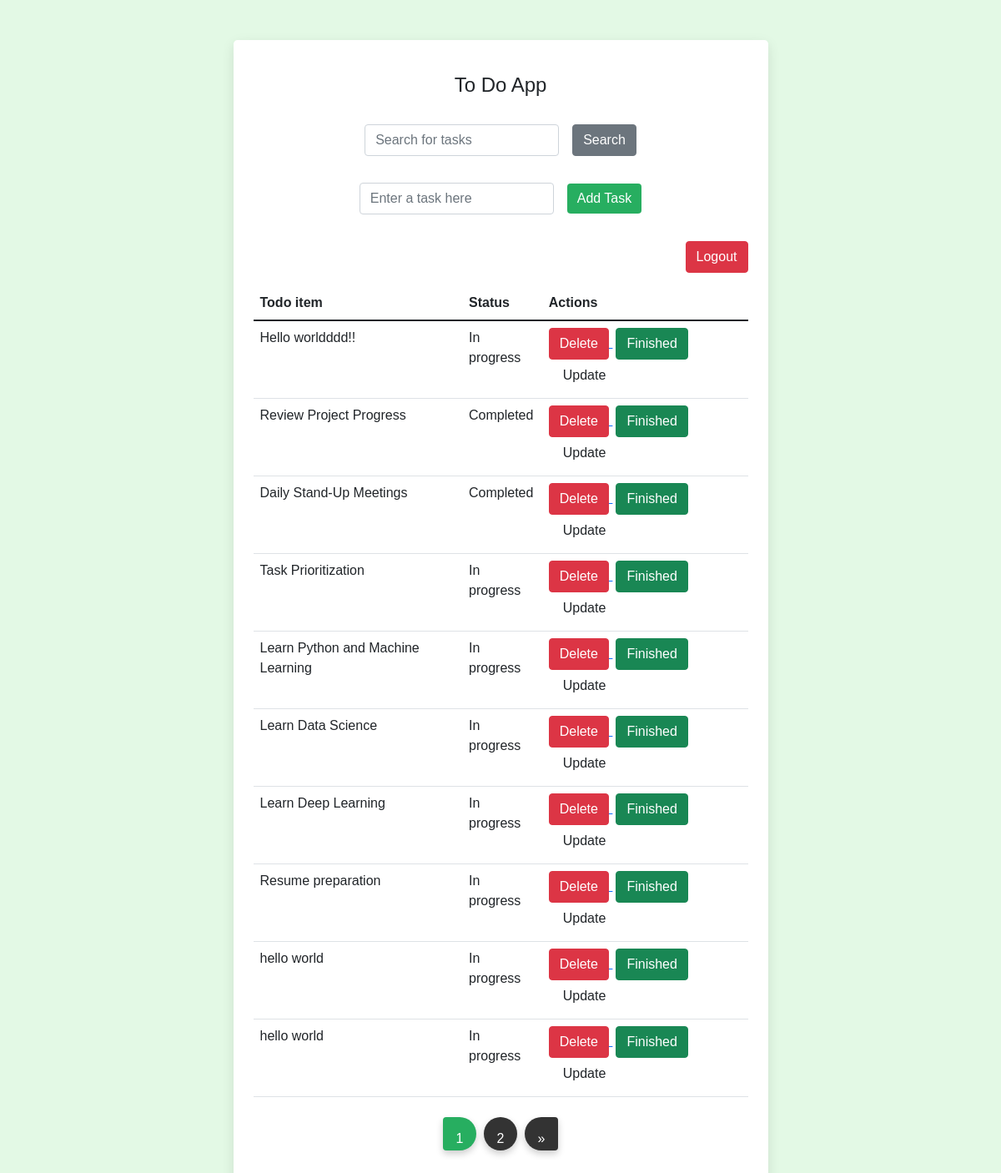
The app's page / (signed in), older data.
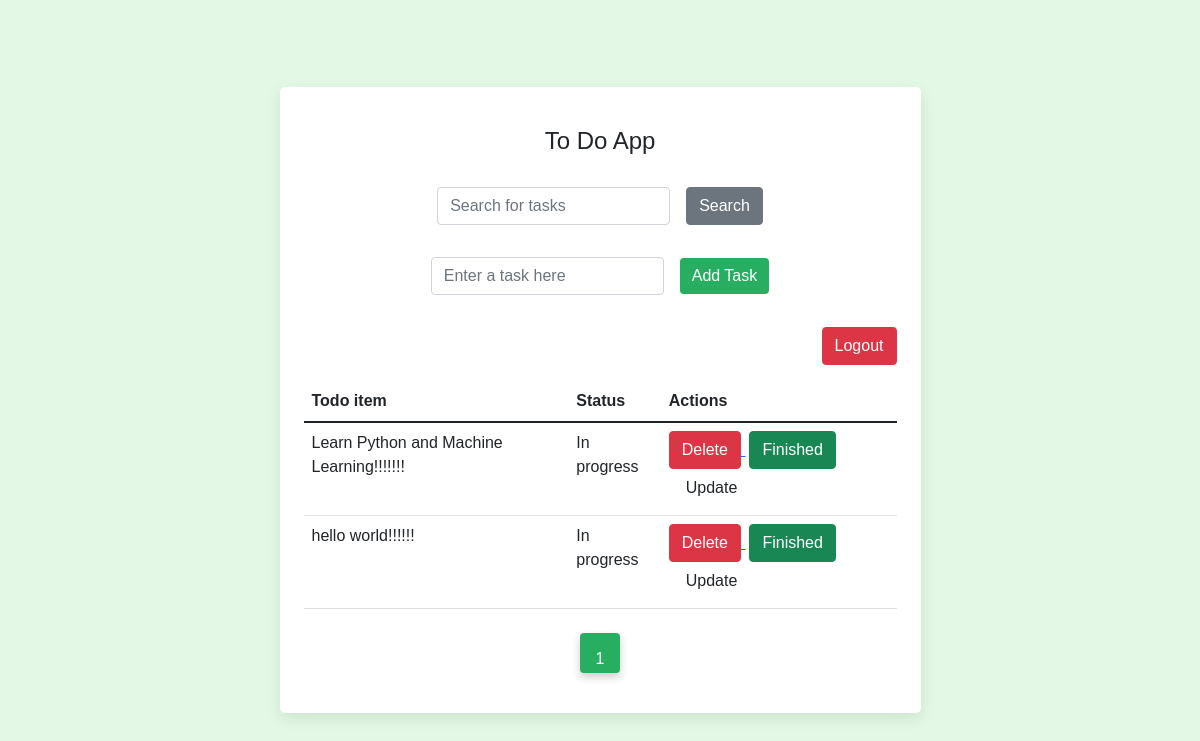
The same page, newer data.
### todoapp/models.py (models this page shows, shortened)
class Task(models.Model):
    user = models.ForeignKey(User, on_delete=models.CASCADE)
    task = models.CharField(max_length=100)
    status = models.BooleanField(default=False)
    is_deleted = models.BooleanField(default=False)

### todoapp/views.py (the view)
# urls.py: 2. Add a URL to urlpatterns:  path('', views.home, name='home')
@login_required
def home(request):
    if request.method == 'POST':
        task = request.POST['task']
        new_task = Task(user=request.user, task=task, is_deleted=False)
        new_task.save()
    query = request.GET.get('q')
    if query:
        all_tasks = Task.objects.filter(user=request.user, task__icontains=query,is_deleted=False)
    else:
        all_tasks = Task.objects.filter(user=request.user, is_deleted=False)
    paginator = Paginator(all_tasks, 10)  # Show 10 tasks per page
    page = request.GET.get('page')
    try:
        tasks = paginator.page(page)
        print(tasks)
    except PageNotAnInteger:
        tasks = paginator.page(1)  # If page is not an integer, deliver first page.
        print(tasks)
    except EmptyPage:
        tasks = paginator.page(paginator.num_pages)  # If page is out of range, deliver last page.
        print(tasks)
    context = {
        'tasks': tasks
    }
    return render(request, 'index1.html', context)

### todoapp/templates/index1.html (shortened to what this page needs)
<!DOCTYPE html>
<html lang="en" dir="ltr">
<head>
    <link rel="stylesheet" href="https://cdn.jsdelivr.net/npm/bootstrap@5.1.3/dist/css/bootstrap.min.css">
</head>
<body>
<section class="vh-100">
  <div class="container py-5 h-100">
    <div class="row d-flex justify-content-center align-items-center h-100">
      <div class="col col-lg-9 col-xl-7">
        <div class="card rounded-3">
          <div class="card-body p-4">
            <h4 class="text-center my-3 pb-3">To Do App</h4>
            <form method="GET" class="row row-cols-lg-auto g-3 justify-content-center align-items-center mb-4 pb-2">
              <div class="col-12">
                <div class="form-outline">
                  <input type="text" id="search" class="form-control" name="q" placeholder="Search for tasks" value="{{ request.GET.search }}">
                </div>
              </div>
              <div class="col-12">
                <button type="submit" class="btn btn-secondary">Search</button>
              </div>
            </form>
            <form method="POST" class="row row-cols-lg-auto g-3 justify-content-center align-items-center mb-4 pb-2">
              <div class="col-12">
                <div class="form-outline">
                  <input type="text" id="form1" class="form-control" name="task" placeholder="Enter a task here" required/>
                </div>
              </div>
              <div class="col-12">
                <button type="submit" class="btn btn-primary">Add Task</button>
              </div>
            </form>
            <div class="text-end mb-3">
              <a href="{% url 'signout' %}">
                <button type="button" class="btn btn-danger">Logout</button>
              </a>
            </div>
            <table class="table mb-4">
              <thead>
                <tr>
                  <th scope="col">Todo item</th>
                  <th scope="col">Status</th>
                  <th scope="col">Actions</th>
                </tr>
              </thead>
              <tbody>
                {% for task in tasks %}
                <tr>
                  <td>{{ task.task }}</td>
                  {% if task.status %}
                    <td>Completed</td>
                  {% else %}
                    <td>In progress</td>
                  {% endif %}
                  <td>
                    <a href="{% url 'delete-task' task.id %}">
                      <button type="button" class="btn btn-danger">Delete</button>
                    </a>
                    <a href="{% url 'finish-task' task.id %}">
                      <button type="button" class="btn btn-success ms-1">Finished</button>
                    </a>
                    <a href="{% url 'update-task' task.id %}">
                      <button type="button" class="btn btn-black ms-1">Update</button>
                    </a>
                  </td>
                </tr>
                {% endfor %}
              </tbody>
            </table>
            <nav aria-label="Page navigation">
              <ul class="pagination justify-content-center">
                {% for page_num in tasks.paginator.page_range %}
                  {% if tasks.number == page_num %}
                    <li class="page-item active" aria-current="page">
                      <a class="page-link" href="#">{{ page_num }}</a>
                    </li>
                  {% else %}
                    <li class="page-item">
                      <a class="page-link" href="?page={{ page_num }}">{{ page_num }}</a>
                    </li>
                  {% endif %}
                {% endfor %}
                {% if tasks.has_next %}
                  <li class="page-item">
                    <a class="page-link" href="?page={{ tasks.next_page_number }}" aria-label="Next">
                      <span aria-hidden="true">&raquo;</span>
                    </a>
                  </li>
                {% endif %}
              </ul>
            </nav>
          </div>
        </div>
      </div>
    </div>
  </div>
</section>
</body>
</html>

Row changes from the older to the newer data that the page shows:
removed Task: task "Hello worldddd!!", status "In progress"
removed Task: task "Review Project Progress", status "Completed"
no longer on this page (row edited): Task: task "Daily Stand-Up Meetings", status "Completed"
no longer on this page (row edited): Task: task "Task Prioritization", status "In progress"
no longer on this page (row edited): Task: task "Learn Data Science", status "In progress"
removed Task: task "Learn Deep Learning", status "In progress"
removed Task: task "Resume preparation", status "In progress"
removed Task: task "hello world", status "In progress"
removed Task: task "hello world", status "In progress"
changed Task: task "Learn Python and Machine Learning" → "Learn Python and Machine Learning!!!!!!!"
added Task: task "hello world!!!!!!", status "In progress"
Text that changed along with them:
list line gone: "2"
